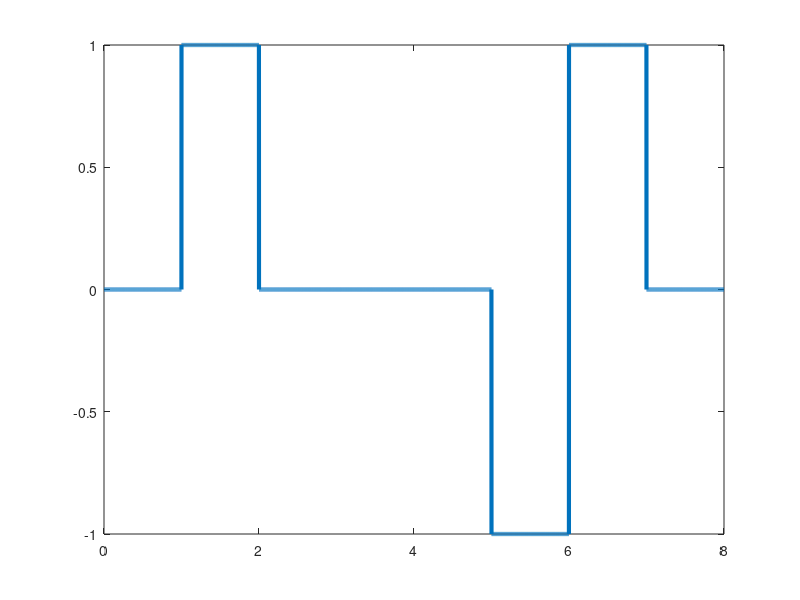

Recreate this plot in MATLAB.
bits=[1 0 1 1 1 0 0 1];
bitrate=1;
n=1000;
T=length(bits)/bitrate;
N=n*length(bits);
dt=T/N;
t=0:dt:T;
x=zeros(1,length(t));
lastbit=1;
for i=1:length(bits)
    if bits(i)==0
        x((i-1)*n+1:i*n)=lastbit;
        lastbit=-lastbit;
    else
        x((i-1)*n+1:i*n)=0;
    end
end
plot(t,x,'linewidth',3);
result=zeros(1,length(bits));
counter=1;
lastbit=1;
for i=1:length(bits)
    if x((i-1)*n+1)==0
        result(i)=1;
    
        else result(i)=0;
        end
end
disp('PseudoTernary_Decoding');
disp(result);
            